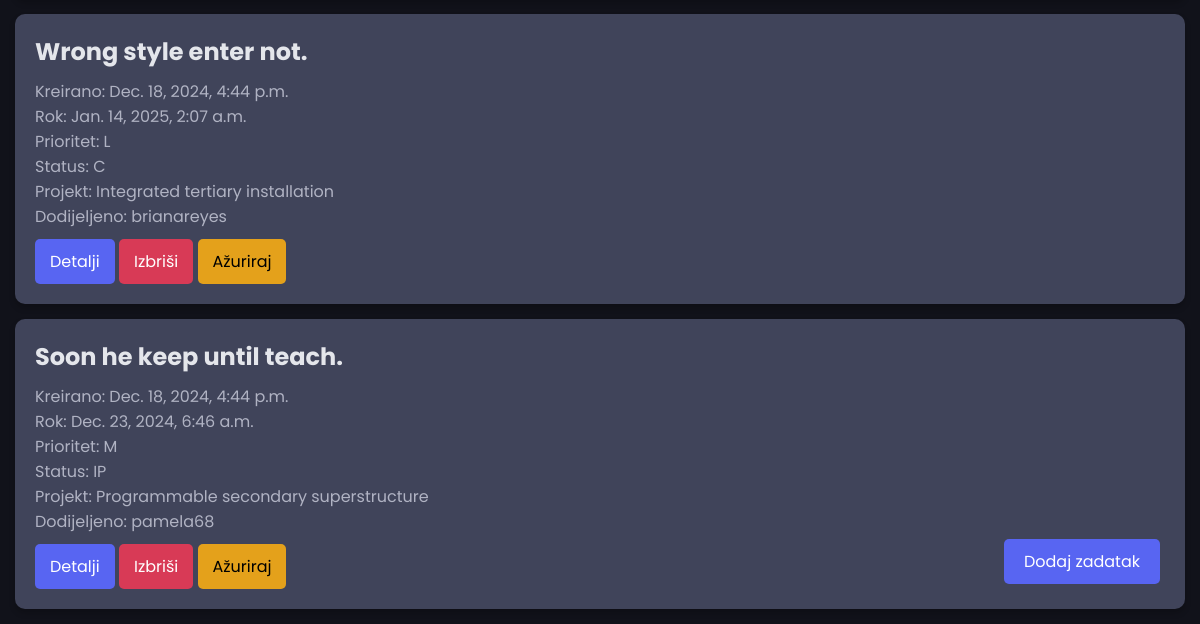
The page /task/ (lower part) on the database as committed earlier.
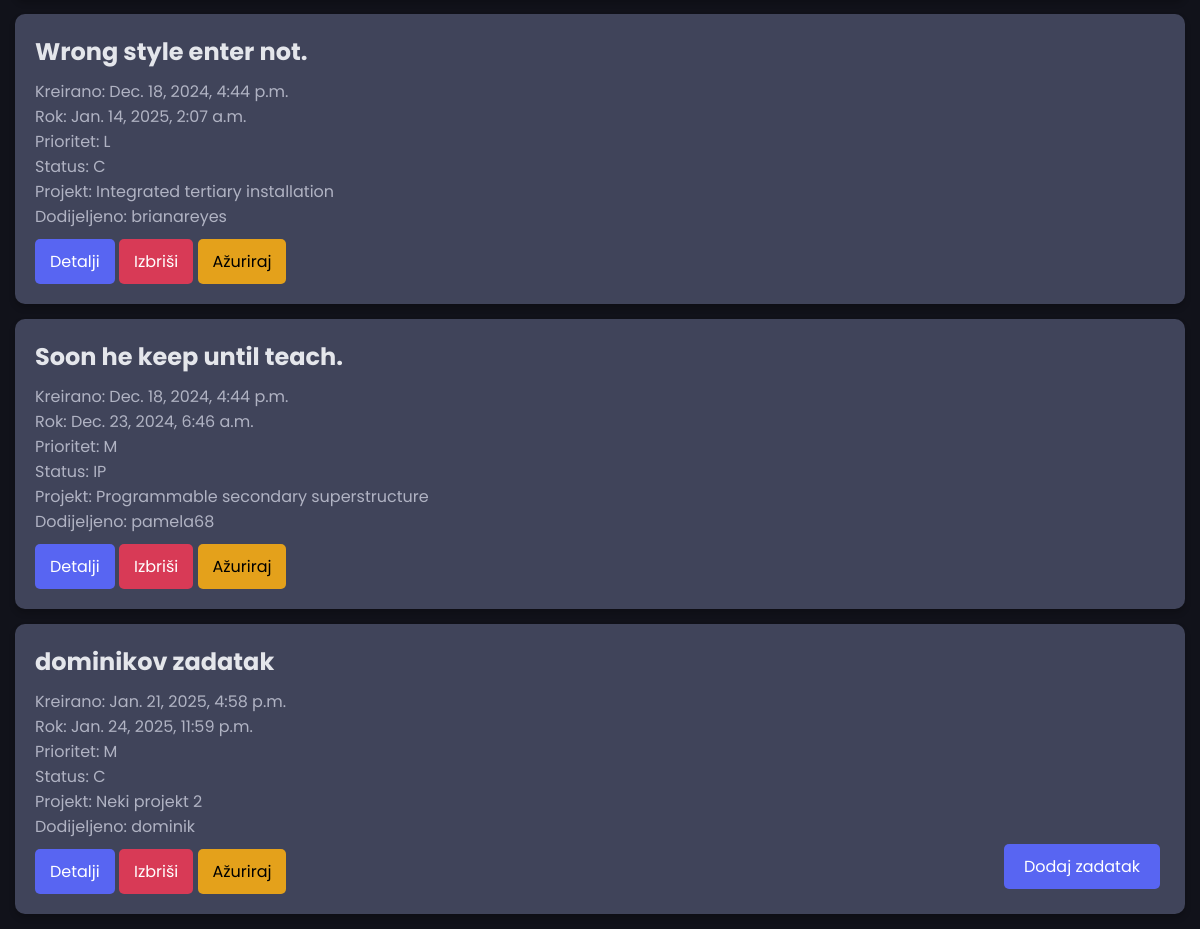
The same page on the database as committed later.
### main/models.py (models this page shows, shortened)
class Task(models.Model):
    PRIORITY_CHOICES = [
        ('L', 'Low'),
        ('M', 'Medium'),
        ('H', 'High'),
    ]
    STATUS_CHOICES = [
        ('P', 'Pending'),
        ('IP', 'In Progress'),
        ('C', 'Completed'),
    ]
    title = models.CharField(max_length=200)
    description = models.TextField(blank=True, null=True)
    due_date = models.DateTimeField(null=True, blank=True)
    priority = models.CharField(max_length=1, choices=PRIORITY_CHOICES, default='M')
    status = models.CharField(max_length=2, choices=STATUS_CHOICES, default='P')
    project = models.ForeignKey(Project, on_delete=models.CASCADE, related_name="tasks", null=True, blank=True)
    assigned_to = models.ForeignKey(User, on_delete=models.SET_NULL, null=True, blank=True, related_name="tasks")
    created_at = models.DateTimeField(auto_now_add=True)
    updated_at = models.DateTimeField(auto_now=True)

class Project(models.Model):
    name = models.CharField(max_length=200)
    description = models.TextField(blank=True, null=True)
    created_at = models.DateTimeField(auto_now_add=True)
    updated_at = models.DateTimeField(auto_now=True)
    owner = models.ForeignKey(User, on_delete=models.CASCADE, related_name="projects")
    def __str__(self):
        return self.name

### main/views.py (the view)
# urls.py: path('task/', TaskList.as_view(), name='task_list'),
class TaskList(ListView):
    model = Task
    def get_queryset(self):
        queryset = super().get_queryset()
        query = self.request.GET.get('q')
        if query:
            queryset = queryset.filter(
                Q(title__icontains=query) | Q(description__icontains=query)
            )
        return queryset

### main/templates/main/task_list.html (shortened to what this page needs)
<!DOCTYPE html>
<html lang="en">
{% load static %}
<head>
    <link rel="stylesheet" href="{% static 'css/styles.css' %}">
</head>
<body>
    <ul class="no-bullets">
        {% for task in object_list %}
            <li>
                <div class="container">
                    <div class="card">
                        <h2 class="card-title">{{ task.title }}</h2>
                        <p class="card-description">Kreirano: {{ task.created_at }}</p>
                        <p class="card-description">Rok: {{ task.due_date }}</p>
                        <p class="card-description">Prioritet: {{ task.priority }}</p>
                        <p class="card-description">Status: {{ task.status }}</p>
                        <p class="card-description">Projekt: {{ task.project }}</p>
                        <p class="card-description">Dodijeljeno: {{ task.assigned_to }}</p>
                        <a href="{% url 'task_detail' task.id %}" class="btn btn-primary">Detalji</a>
                        <a href="{% url 'task_delete' task.id %}" class="btn btn-danger">Izbriši</a>
                        <a href="{% url 'task_update' task.id %}" class="btn btn-warning">Ažuriraj</a>
                    </div>
                </div>
            </li>
        {% endfor %}
    </ul>
    <a href="{% url 'task_create' %}" class="btn btn-primary-add">Dodaj zadatak</a>
</body>
</html>

Rows that differ between the two databases and show on the page:
added Task: title "dominikov zadatak", created_at "Jan. 21, 2025, 4:58 p.m.", due_date "Jan. 24, 2025, 11:59 p.m.", priority "M", status "C", project "Neki projekt 2", assigned_to "dominik"
